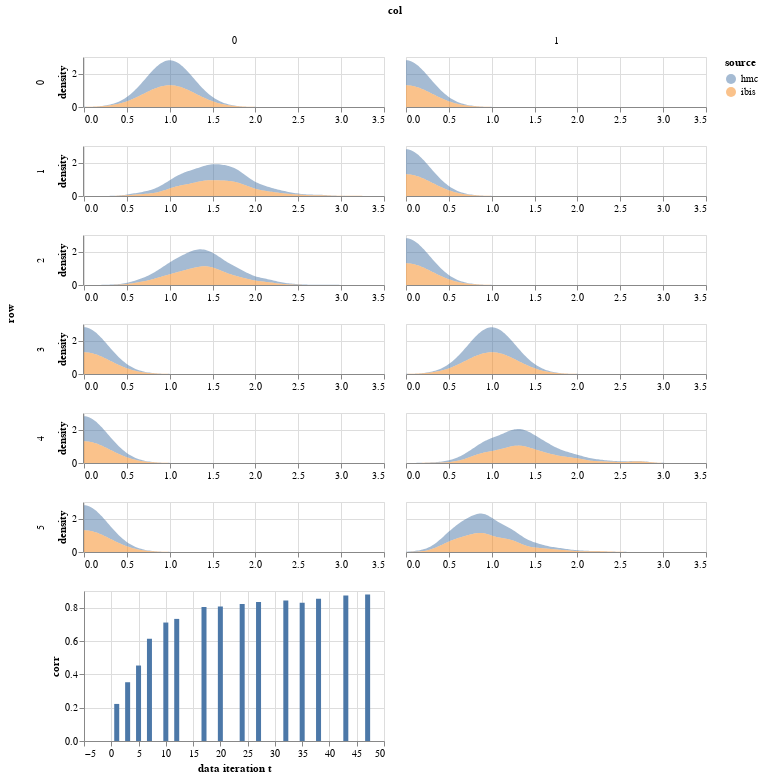

Notebook code cell kept with this figure:
### Code cell
param = 'beta'
df = get_post_df(ps[param]) 
df['source'] = 'hmc'
df2 = get_post_df(particles.particles[param])
df2['source'] = 'ibis'
plot_density(pd.concat([df,df2]))  &\
plot_correlations(ibis['jitter_corrs'][param], height = 150)

### Figure 1 — Vega-Lite specification as saved in the notebook (floating-point values rounded to 4 significant figures; data arrays with more than 128 entries replaced by an {"elided": "..."} marker saying what was removed)
{"config": {"view": {"continuousWidth": 400, "continuousHeight": 300}}, "vconcat": [{"data": {"name": "data-838b58cc323c50ef02804770f134f3a0"}, "mark": {"type": "area", "opacity": 0.5}, "encoding": {"color": {"type": "nominal", "field": "source"}, "column": {"type": "quantitative", "field": "col"}, "row": {"type": "quantitative", "field": "row"}, "x": {"type": "quantitative", "field": "value", "title": null}, "y": {"type": "quantitative", "field": "density"}}, "height": 50, "resolve": {"scale": {"x": "independent"}}, "transform": [{"fold": ["value"]}, {"density": "value", "groupby": ["cn", "row", "col", "source"]}], "width": 300}, {"data": {"name": "data-5591e85afd883e0b126bf17509a92278"}, "mark": "bar", "encoding": {"x": {"type": "quantitative", "field": "idx", "title": "data iteration t"}, "y": {"type": "quantitative", "field": "corr"}}, "height": 150, "width": 300}], "$schema": "https://vega.github.io/schema/vega-lite/v4.8.1.json", "datasets": {"data-838b58cc323c50ef02804770f134f3a0": {"elided": "18000 records"}, "data-5591e85afd883e0b126bf17509a92278": [{"corr": 0.0, "idx": 0}, {"corr": 0.2224, "idx": 1}, {"corr": 0.0, "idx": 2}, {"corr": 0.3526, "idx": 3}, {"corr": 0.0, "idx": 4}, {"corr": 0.4528, "idx": 5}, {"corr": 0.0, "idx": 6}, {"corr": 0.6135, "idx": 7}, {"corr": 0.0, "idx": 8}, {"corr": 0.0, "idx": 9}, {"corr": 0.7108, "idx": 10}, {"corr": 0.0, "idx": 11}, {"corr": 0.7326, "idx": 12}, {"corr": 0.0, "idx": 13}, {"corr": 0.0, "idx": 14}, {"corr": 0.0, "idx": 15}, {"corr": 0.0, "idx": 16}, {"corr": 0.8033, "idx": 17}, {"corr": 0.0, "idx": 18}, {"corr": 0.0, "idx": 19}, {"corr": 0.8066, "idx": 20}, {"corr": 0.0, "idx": 21}, {"corr": 0.0, "idx": 22}, {"corr": 0.0, "idx": 23}, {"corr": 0.8218, "idx": 24}, {"corr": 0.0, "idx": 25}, {"corr": 0.0, "idx": 26}, {"corr": 0.8338, "idx": 27}, {"corr": 0.0, "idx": 28}, {"corr": 0.0, "idx": 29}, {"corr": 0.0, "idx": 30}, {"corr": 0.0, "idx": 31}, {"corr": 0.8435, "idx": 32}, {"corr": 0.0, "idx": 33}, {"corr": 0.0, "idx": 34}, {"corr": 0.8292, "idx": 35}, {"corr": 0.0, "idx": 36}, {"corr": 0.0, "idx": 37}, {"corr": 0.854, "idx": 38}, {"corr": 0.0, "idx": 39}, {"corr": 0.0, "idx": 40}, {"corr": 0.0, "idx": 41}, {"corr": 0.0, "idx": 42}, {"corr": 0.8737, "idx": 43}, {"corr": 0.0, "idx": 44}, {"corr": 0.0, "idx": 45}, {"corr": 0.0, "idx": 46}, {"corr": 0.8783, "idx": 47}, {"corr": 0.0, "idx": 48}, {"corr": 0.0, "idx": 49}]}}
